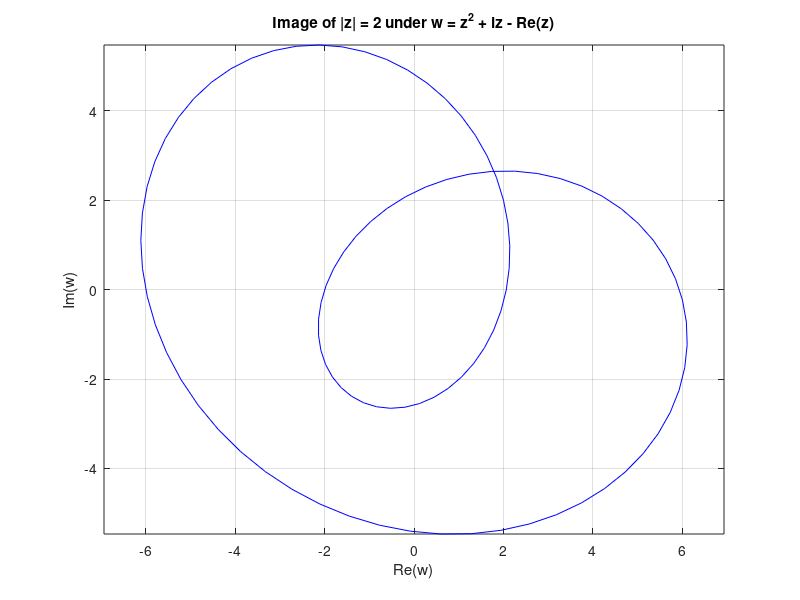

Write MATLAB code to recreate this figure.
f = @(z) z.^2 + 1i*z - real(z);

theta = linspace(0, 2*pi, 100);
z_circle = 2 * exp(1i*theta);

w_circle = f(z_circle);

figure;
plot(real(w_circle), imag(w_circle), 'b');
axis equal;
title('Image of |z| = 2 under w = z^2 + iz - Re(z)');
xlabel('Re(w)');
ylabel('Im(w)');
grid on;
